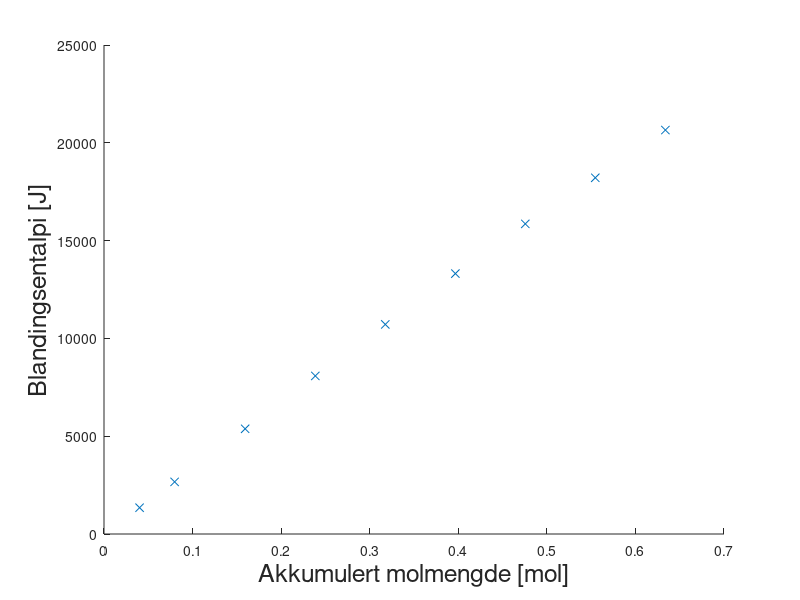
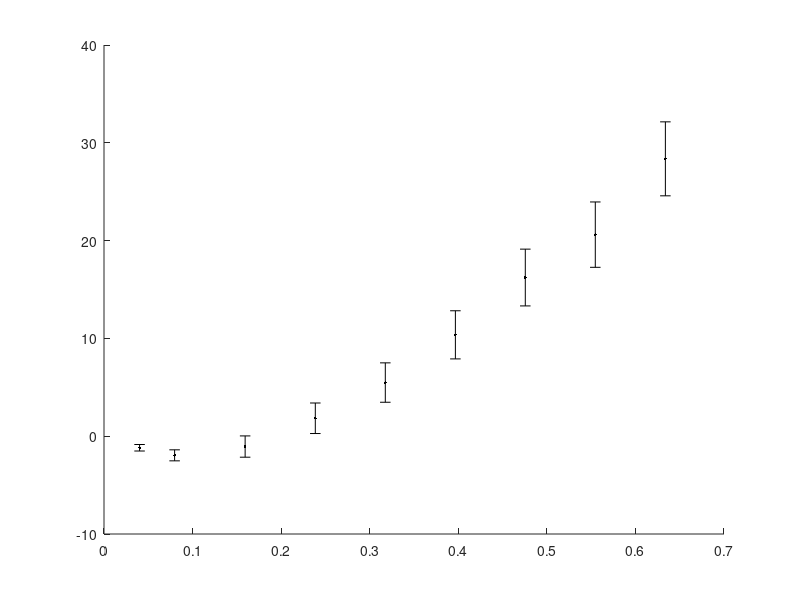

Here is the MATLAB script that generated these plots, in order: (Note: this script raises an error after producing the figures.)
% author: Simone Bystadhagen
% purpose: Calculate the partial molar enthalpy of a given amout of salt. 
% comment: Calculation is done with statistical uncertaincies


function res = molar_enthalpy_of_accumulated_salt()
%% akkumulert masse og mol :D 
Mm = 101.1032; %stoffmengde salt
measure = [ 4.06, 4.00, 8.05, 8.01, 7.99, 8.00, 7.98, 7.99, 8.00] ; %masse tilsatt salt 
Cp_vann = 75 ;% J / ( K * mol )
q = (11.96^2 * 45 )/4.7; % J 
molar_vann = 18.01;  %stoffmengde vann
vann_mol = 1000 / molar_vann ;% mol %stoffmengde vann 
U = 11.96; %volt
t = 45; %sekunder
R = 4.70; % Ohm
Sn = 0.0002; %usikekrhet mol
kelvin = 273; %forklarer seg selv

akk_mass = zeros(1,9);
akk_mass = zeros(1,9);
akk_mass(1) = measure(1);

for i = 2:9
    akk_mass(i) = akk_mass(i-1) + measure(i); 
    akk_mol(i-1) = akk_mass(i-1)/(Mm) ; %akumulert stoffmengde 
end
akk_mol(9)=akk_mass(9)/Mm; 


%% Delta T

dT_s = [ -0.323, -0.317, -0.616, -0.610, -0.598, -0.592, -0.579, -0.530, -0.547]; % 9 verdier %Endring i Temp etter tilsats av salt
dT_r = [ 0.310, 0.311, 0.309, 0.311, 0.312, 0.312, 0.308, 0.307 ]; % 8 verdier % endring i temp etter tilsats av str?m

%% Delta H
dH = zeros(1,9);
C = zeros(1,7);

for i = 1:2
    dH(i) = -Cp_vann * vann_mol * dT_s(i); %Beregning av 2 f?rste verdier av dH med Cp til vann
end

for i = 1:7
    C(i) = q/(dT_r(i+1)); % Beregning av Cp til beregning av resterende 7 verdier av dH
end

for i =  3:9 
    dH(i) = -C(i-2) * dT_s(i); %Beregning av de 7 resterende verdier av dH
end

%% Blandingsentalpi regnes ved ? akkumulere Delta H
dH_mix = zeros(1,9);

dH_mix(1)=dH(1); 

for i = 2:9
    dH_mix(i) = dH(i) + dH_mix(i-1) ;
end

%% Finner polynomkoeffesientene til polyregresjonen av plott blandingsentalpi mot akkumulert mol
p = polyfit(akk_mol,dH_mix,2); % Finner polynomkoeffisientene
f = polyval(p,akk_mol);   % Lager datapunkter for regresjonslinjen


%% Partiell molar entalpi for salt
partial_mol_H2 = (2*p(1) * akk_mol) + p(2) ; %Ganger med den deriverte av p for ? finne partiell molar entalpi

%% Regner likning partiell molar entalpi for vann
partial_mol_H1 = zeros(1,9); %hjelpevektor

for i = 1:9
    partial_mol_H1(i) = (akk_mol(i)/vann_mol) * ((dH_mix(i)/akk_mol(i))-partial_mol_H2(i)) ;
end

%% Temperaturer
T_start = 20.600 + kelvin; %starttemperatur
T_salt = [20.277, 19.960, 19.654, 19.355, 19.066, 18.785, 18.518, 18.300, 18.093] + kelvin; %temperatur etter tilsats av salt
T_strm = [0, 20.270, 19.965, 19.664, 19.377, 19.097, 18.830, 18.640, 18.400] + kelvin; %temperatur etter str?m
%% Usikkerheter doble standardavvik (konstanter)
Sv = 0.8 ; % g eller ml.  usikkerhet i vann.
S_T= 0.002 ; % K usikkerhet temperatur
Sm = 0.02 ; % usikkerhet i antall gram
Sn = 0.0002  ; %usikkerhet i antall mol
S_R = 0.01 ; %usikkerhet i motstand
S_U = 0.01 ; %usikekrhet i volt
S_t = 0.01; %usikkerhet i tid 

%% Usikkerhet i endringen til temperatur (S_dT)

S_dT = sqrt(2)*S_T;

%% Usikkerhet i varme (Sq)

Sq = sqrt ( (((2*U*t)/R)^2 * S_U^2) + (U^2/R)^2 * S_t^2 + ((U^2*t)/R^2)^2*S_R^2 );

%% Usikkerhet i varmekapasitet (S_Cp)
S_Cp = zeros(1,9);

for i = 3:9
    S_Cp(i) = sqrt((1/(dT_r(i-1)))^2*Sq^2 + ((q / dT_r(i-1)^2)^2) * S_dT^2);
end

%% usikkerhet i delta H_mix (S_dH_mix) (akkumulert under rottegn, gjort p? litt spesiell m?te)
S_dH_mix = zeros(1,9);

index = 0;
index = dT_s(1)^2 * S_Cp(1)^2 + (Cp_vann * vann_mol)^2 *  S_dT^2 ; %((20.600)^2 + 20.277^2 )*
S_dH_mix(1) = sqrt(index) ;

index = index + dT_s(2)^2 * S_Cp(2)^2 + (Cp_vann * vann_mol)^2 * S_dT^2 ; % (19.960^2 + 20.277^2 )*
S_dH_mix(2) = sqrt(index) ;


for i = 3:9
    
    S_dH_mix(i) = dT_s(i)^2 * S_Cp(i)^2 + C(i-2)^2* S_dT^2 ; %(T_strm(i-1)^2 + T_salt(i)^2) *
    
    index = index + S_dH_mix(i);
    
    S_dH_mix(i) = sqrt(index);  
end

%% Usikkerhet akkumulert mol (Sn_akk)
Sn_akk = zeros(1,9) ;

for k = 1:9
    Sn_akk(k) = sqrt(k)*Sn ;
end

%% Usikkerhet i antall mol vann (S_n1)

S_n1 = Sv / molar_vann;

%% Usikkerhet i molar entalpi til salt (S_dH_2)
S_dH_2 = zeros(1,9);
S_p = [ 42.34, 308.34, 452.94]; 

for i = 1:9
    S_dH_2(i) = sqrt( (2*Sn_akk(i))^2 * S_p(1)^2 + S_p(2)^2 + (2*(p(1)))^2 * Sn_akk(i)^2 ) ;
end
    
%% Usikkerhet i molar entalpi til vann (S_dH_1)
S_dH_1 = zeros(1,9);
    
for i = 1:9
    a = (akk_mol(i) * (dH_mix(i)/akk_mol(i) - partial_mol_H2(i))) /( vann_mol^2 ) ;
    b = (partial_mol_H2(i)/vann_mol) ;
    c = (1/vann_mol);
    d = (akk_mol(i)/vann_mol);
    S_dH_1(i) = sqrt ( a^2*S_n1^2 + b^2 * Sn_akk(i)^2 + c^2 * S_dH_mix(i)^2 + d^2 * S_dH_2(i)^2 ) ;
end
        
        
        
%% plot delta H mix mot akk_mol
figure
p = polyfit(akk_mol,dH_mix,2); % Finner polynomkoeffisientene
f = polyval(p,akk_mol);   % Lager datapunkter for regresjonslinjen
hold on
%errorbar(akk_mol,dH_mix,S_dH_mix,S_dH_mix,'.k'); % x,y,yerr,yerr
%herrorbar(akk_mol,dH_mix,Sn_akk,Sn_akk,'.')
plot(akk_mol, dH_mix,'x')
xlabel('Akkumulert molmengde [mol]','FontSize',18)
ylabel('Blandingsentalpi [J]','FontSize',18)

%% plot delta H1 mot akk_mol
figure
hold on
errorbar(akk_mol,partial_mol_H1,S_dH_1,S_dH_1,'.k'); % x,y,yerr,yerr
herrorbar(akk_mol,partial_mol_H1,Sn_akk,Sn_akk,'.')
plot(akk_mol, partial_mol_H1,'x')
xlabel('Akkumulert molmengde [mol]','FontSize',18)
ylabel('Partiell molar entalpi for vann [J/mol]','FontSize',18)

%% plot delta H2 mot akk_mol
figure
hold on
errorbar(akk_mol,partial_mol_H2,S_dH_2,S_dH_2,'.k'); % x,y,yerr,yerr
herrorbar(akk_mol,partial_mol_H2,Sn_akk,Sn_akk,'.')
plot(akk_mol, partial_mol_H2,'x')
xlabel('Akkumulert molmengde [mol]','FontSize',18)
ylabel('Partiell molar entalpi for salt [J/mol]','FontSize',18)


%% Display
%Sq = Sq
%S_Cp = S_Cp
%dH_mix = dH_mix 
%S_dH_mix = S_dH_mix
%Sn_akk = Sn_akk
%S_n1 = S_n1
%partial_mol_H2 = partial_mol_H2
%S_dH_2 = S_dH_2
%partial_mol_H1 = partial_mol_H1
%S_dH_1 = S_dH_1
C=C



end